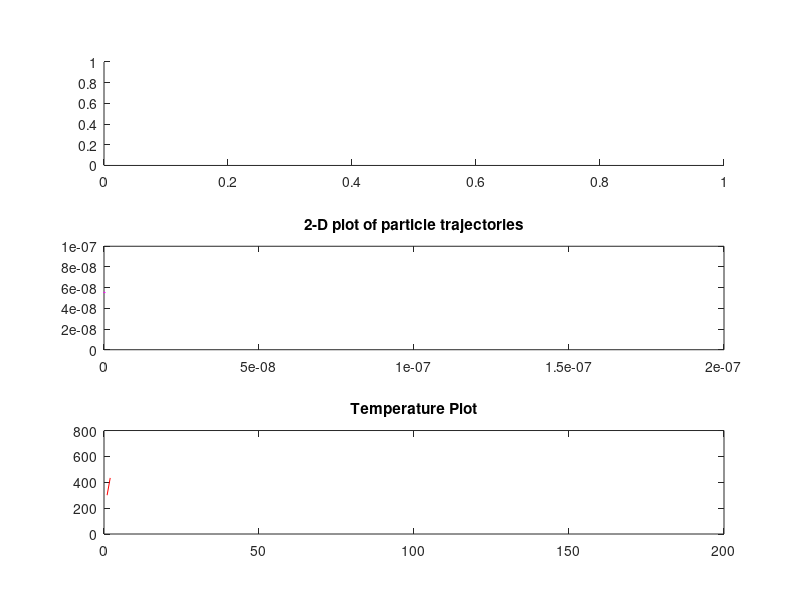

Here is the MATLAB script that generated this plot: (Note: this script raises an error after producing the figure.)
%% ELEC 4700 ASSIGNMENT 1
%% JOSEPH AMIAH - 101038089
%% Electron Modelling
% a) The thermal veolocity is given by (T = 300K):
%
% $$V_t=sqrt(2kT/0.26m_o)$$
%
% $$V_t=1.87*10^5 m/s$$
%
% b) The Mean free path is:
%
% $$=1.87*10^5/0.2ps$$
%
% $$=3.74*10^(-9) m$$
%
%
% c) 2-D plot of particle trajectories

clearvars
clearvars -GLOBAL
close all
set(0,'DefaultFigureWindowStyle', 'docked')

%CONSTANTS AND VARIABLES

global C
global Em T
global BoundX BoundY
global Pxp Px Pyp Py Vx Vy
global Vtherm
global nElectrons
global t_mn



C.q_0 = 1.60217653e-19;             % electron charge
C.hb = 1.054571596e-34;             % Dirac constant
C.h = C.hb * 2 * pi;                    % Planck constant
C.m_0 = 9.10938215e-31;             % electron mass
C.kb = 1.3806504e-23;               % Boltzmann constant
C.eps_0 = 8.854187817e-12;          % vacuum permittivity
C.mu_0 = 1.2566370614e-6;           % vacuum permeability
C.c = 299792458;                    % speed of light
C.g = 9.80665;                      % metres (32.1740 ft) per s²


Em = 0.26 * C.m_0;                    % Mass of the Electron
BoundX = 200e-9;                    % X boundary
BoundY = 100e-9;                    % Y boundary
T = 300;                            % Semiconductor temperature
            
t_mn = 0.2e-11;                     % Mean time between collisions
                    
TimeSteps = 200;                   % Number of time steps

nElectrons = 50;                   % Number of electrons

dt = 1e-13;                         % Time Step



Pxp(1: nElectrons) = rand(nElectrons, 1) * BoundX;
Pyp(1: nElectrons) = rand(nElectrons, 1) * BoundY;

Vtherm = sqrt(2 * C.kb * T/Em);

Vx(1: nElectrons) = randn(nElectrons, 1) * Vtherm;
Vy(1: nElectrons) = randn(nElectrons, 1) * Vtherm;

myColors = ['r' 'b' 'g' 'y' 'm' ];
myColorTyp = 1;

Pscat = 1 - exp(-(dt/t_mn));

a = randi(nElectrons,5,1);

TAvgp = 300;
for i=2:TimeSteps
    
   Px(1: nElectrons) = Pxp(1: nElectrons) + (Vx .* dt);
   Py(1: nElectrons) = Pyp(1: nElectrons) + (Vy .* dt);

   Vy((Py>BoundY) | (Py<0)) = -Vy((Py>BoundY) | (Py<0));
   
   for j=1:5
       subplot(2,1,1);
       plot([Pxp(a(j)) Px(a(j))], [Pyp(a(j)) Py(a(j))],myColors(j));
       xlim([0 BoundX]);
       ylim([0 BoundY]);
   end
   pause(0.1)
   hold on
   title('2-D plot of particle trajectories');
   
   VxAvg = mean(abs(Vx));
   VyAvg = mean(abs(Vy));
   
   TAvg = (((VxAvg^2)+ (VyAvg^2)) * Em)/(2 * C.kb);
 
   subplot(2,1,2);
   plot([i-1 i],[TAvgp TAvg],'r');
   xlim([0 TimeSteps]);
   ylim([0 800]);
   pause(0.1)
   hold on
   title('Average Temperature');
   
   Px(Px>BoundX) = Px(Px>BoundX)-BoundX;
   Px(Px<0) = BoundX;
   
   Pxp = Px;
   Pyp = Py;
   
   TAvgp = TAvg;
   
end



%% Collisions with Mean Free Path (MFP)
%
clearvars
clearvars -GLOBAL
close all
set(0,'DefaultFigureWindowStyle', 'docked')

%CONSTANTS AND VARIABLES

C.q_0 = 1.60217653e-19;             % electron charge
C.hb = 1.054571596e-34;             % Dirac constant
C.h = C.hb * 2 * pi;                    % Planck constant
C.m_0 = 9.10938215e-31;             % electron mass
C.kb = 1.3806504e-23;               % Boltzmann constant
C.eps_0 = 8.854187817e-12;          % vacuum permittivity
C.mu_0 = 1.2566370614e-6;           % vacuum permeability
C.c = 299792458;                    % speed of light
C.g = 9.80665;                      % metres (32.1740 ft) per s²

Em = 0.26 * C.m_0;                    % Mass of the Electron
BoundX = 200e-9;                    % X boundary
BoundY = 100e-9;                    % Y boundary
T = 300;                            % Semiconductor temperature
            
t_mn = 0.2e-11;                     % Mean time between collisions
                    
TimeSteps = 200;                   % Number of time steps

nElectrons = 50;                   % Number of electrons

dt = 1e-13;                         % Time Step



Pxp(1: nElectrons) = rand(nElectrons, 1) * BoundX;
Pyp(1: nElectrons) = rand(nElectrons, 1) * BoundY;

Vtherm = sqrt(2 * C.kb * T/Em);

Vx(1: nElectrons) = randn(nElectrons, 1) * Vtherm;
Vy(1: nElectrons) = randn(nElectrons, 1) * Vtherm;

myColors = ['r' 'b' 'g' 'y' 'm' ];
myColorTyp = 1;

Pscat = 1 - exp(-(dt/t_mn));

a = randi(nElectrons,5,1);

TAvgp = 300;

for i=2:TimeSteps
    
   if(Pscat > rand())
      Vx(1: nElectrons) = randn(nElectrons, 1) * Vtherm;
      Vy(1: nElectrons) = randn(nElectrons, 1) * Vtherm;
   end
    
   Px(1: nElectrons) = Pxp(1: nElectrons) + (Vx .* dt);
   Py(1: nElectrons) = Pyp(1: nElectrons) + (Vy .* dt);

   Vy((Py>BoundY) | (Py<0)) = -Vy((Py>BoundY) | (Py<0));
   
   for j=1:5
       subplot(3,1,2);
       plot([Pxp(a(j)) Px(a(j))], [Pyp(a(j)) Py(a(j))],myColors(j));
       xlim([0 BoundX]);
       ylim([0 BoundY]);
   end
   pause(0.1)
   hold on
   title('2-D plot of particle trajectories');
   
   VxAvg = mean(abs(Vx));
   VyAvg = mean(abs(Vy));
   
   TAvg = (((VxAvg^2)+ (VyAvg^2)) * Em)/(2 * C.kb);
 
   VAvg = sqrt(((VxAvg^2)+ (VyAvg^2)));
   
   subplot(3,1,3);
   plot([i-1 i],[TAvgp TAvg],'r');
   xlim([0 TimeSteps]);
   ylim([0 800]);
   pause(0.1)
   hold on
   title('Temperature Plot');
   
   Px(Px>BoundX) = Px(Px>BoundX)-BoundX;
   Px(Px<0) = BoundX;
   
   Pxp = Px;
   Pyp = Py;
   
   t_mnCalc = -dt/log(1 - Pscat);
   MFP = VAvg * t_mnCalc;
   TAvgp = TAvg;
   subplot(3,1,1);
   histogram(Vx,20);
   hold on
   title( sprintf('Velocity Distribution | t_mn = %0.2e | MFP = %0.2e', t_mnCalc, MFP));
end
%
%
%% Enhancements
%
%
clearvars
clearvars -GLOBAL
close all
set(0,'DefaultFigureWindowStyle', 'docked')
C.q_0 = 1.60217653e-19;             % electron charge
C.hb = 1.054571596e-34;             % Dirac constant
C.h = C.hb * 2 * pi;                    % Planck constant
C.m_0 = 9.10938215e-31;             % electron mass
C.kb = 1.3806504e-23;               % Boltzmann constant
C.eps_0 = 8.854187817e-12;          % vacuum permittivity
C.mu_0 = 1.2566370614e-6;           % vacuum permeability
C.c = 299792458;                    % speed of light
C.g = 9.80665;                      % metres (32.1740 ft) per s²


Em = 0.26 * C.m_0;                    % Mass of the Electron
BoundX = 200e-9;                    % X boundary
BoundY = 100e-9;                    % Y boundary
T = 300;                            % Semiconductor temperature
            
t_mn = 0.2e-11;                     % Mean time between collisions
                    
TimeSteps = 100;                   % Number of time steps

nElectrons = 1000;                   % Number of electrons

dt = 1e-13;                         % Time Step

% BOX 1 Boundaries

Box1Bnd1x = 0.8e-7;
Box1Bnd1y = 1e-7;
Box1Bnd2x = 1.2e-7;
Box1Bnd2y = 1e-7;
Box1Bnd3x = 1.2e-7;
Box1Bnd3y = 0.6e-7;
Box1Bnd4x = 0.8e-7;
Box1Bnd4y = 0.6e-7;

% BOX 2 Boundaries

Box2Bnd1x = 0.8e-7;
Box2Bnd1y = 0.4e-7;
Box2Bnd2x = 1.2e-7;
Box2Bnd2y = 0.4e-7;
Box2Bnd3x = 1.2e-7;
Box2Bnd3y = 0;
Box2Bnd4x = 0.8e-7;
Box2Bnd4y = 0;

subplot(3,1,1);
myBoxes(Box1Bnd1x, Box1Bnd1y, Box1Bnd2x, Box1Bnd2y, Box1Bnd3x, Box1Bnd3y, Box1Bnd4x, Box1Bnd4y);
myBoxes(Box2Bnd1x, Box2Bnd1y, Box2Bnd2x, Box2Bnd2y, Box2Bnd3x, Box2Bnd3y, Box2Bnd4x, Box2Bnd4y);
hold on

%INITITAL POSITIONS

%Check if electrons are within Box 1 and Box 2

x = randi(nElectrons,1);
Pxp(1: x) = ((Box2Bnd4x - 0).*rand(x, 1))* BoundX;
Pxp(x+1: nElectrons) = ((BoundX - Box2Bnd3x).*rand(nElectrons - x, 1) + Box2Bnd3x )* BoundX;


Pyp(1: nElectrons) = rand(nElectrons, 1) * BoundY;

Vtherm = sqrt(2 * C.kb * T/Em);

Vx(1: nElectrons) = randn(nElectrons, 1) * Vtherm;
Vy(1: nElectrons) = randn(nElectrons, 1) * Vtherm;

Px(1: nElectrons) = Pxp(1: nElectrons) + (Vx .* dt);
Py(1: nElectrons) = Pyp(1: nElectrons) + (Vy .* dt);

myColors = ['r' 'b' 'g' 'y' 'm' ];
myColorTyp = 1;

Pscat = 1 - exp(-(dt/t_mn));

a = randi(nElectrons,5,1);

TAvgp = 300;

for i=2:TimeSteps
   
   if(Pscat > rand())
      Vx(1: nElectrons) = randn(nElectrons, 1) * Vtherm;
      Vy(1: nElectrons) = randn(nElectrons, 1) * Vtherm;
   end

   Vy((Py>BoundY) | (Py<0)) = -Vy((Py>BoundY) | (Py<0));
   
  


   for j=1:5
       subplot(3,1,1);
       
       plot([Pxp(a(j)) Px(a(j))], [Pyp(a(j)) Py(a(j))],myColors(j));
       xlim([0 BoundX]);
       ylim([0 BoundY]);
   end
   pause(0.1)
   hold on
   title('2-D plot of particle trajectories with Boxes');
   
   VxAvg = mean(abs(Vx));
   VyAvg = mean(abs(Vy));
   
   TAvg = (((VxAvg^2)+ (VyAvg^2)) * Em)/(2 * C.kb);
   
   subplot(3,1,2);
   plot([i-1 i],[TAvgp TAvg],'r');
   xlim([0 TimeSteps]);
   ylim([0 800]);
   pause(0.1)
   hold on
   title('Average Temperature Map');
   
   Px(Px>BoundX) = Px(Px>BoundX)-BoundX;
   Px(Px<0) = BoundX;
   
   Pxp = Px;
   Pyp = Py;
   
   TAvgp = TAvg;
  
   Px(1: nElectrons) = Pxp(1: nElectrons) + (Vx .* dt);
   Py(1: nElectrons) = Pyp(1: nElectrons) + (Vy .* dt);
   
   
end

subplot(3,1,3);
hist3([Px.',Py.']);
title('Electron Density Map');